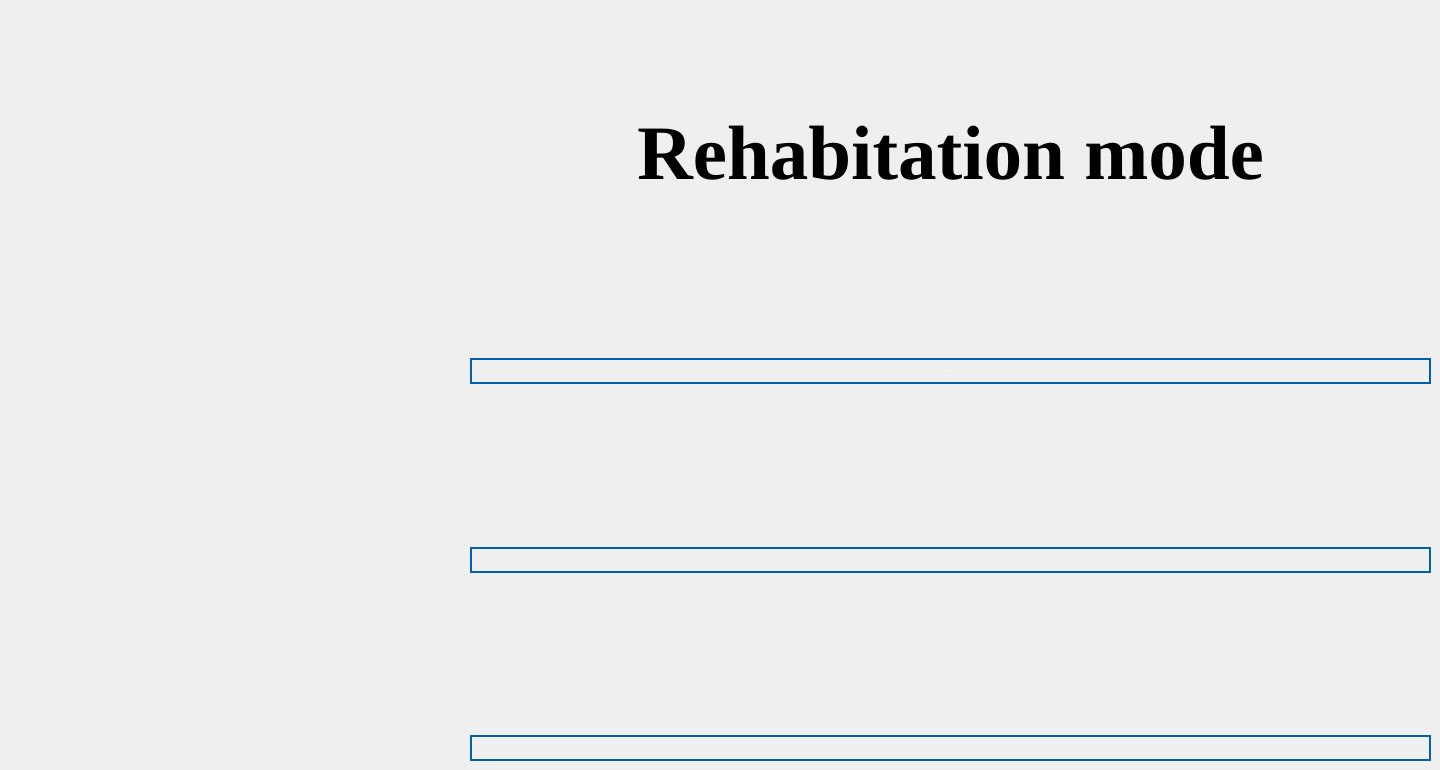
       <widget class="QWidget" name="page_4">
        <widget class="QWidget" name="verticalLayoutWidget_3">
         <property name="geometry">
          <rect>
           <x>470</x>
           <y>110</y>
           <width>961</width>
           <height>651</height>
          </rect>
         </property>
         <layout class="QVBoxLayout" name="verticalLayout">
          <item>
           <widget class="QLabel" name="label_4">
            <property name="font">
             <font>
              <family>Times New Roman</family>
              <pointsize>58</pointsize>
              <weight>75</weight>
              <bold>true</bold>
             </font>
            </property>
            <property name="layoutDirection">
             <enum>Qt::LeftToRight</enum>
            </property>
            <property name="text">
             <string>Rehabitation mode</string>
            </property>
            <property name="alignment">
             <set>Qt::AlignCenter</set>
            </property>
           </widget>
          </item>
          <item>
           <spacer name="verticalSpacer_4">
            <property name="orientation">
             <enum>Qt::Vertical</enum>
            </property>
            <property name="sizeHint" stdset="0">
             <size>
              <width>20</width>
              <height>40</height>
             </size>
            </property>
           </spacer>
          </item>
          <item>
           <widget class="QPushButton" name="pushButton_7">
            <property name="font">
             <font>
              <family>Arial</family>
              <pointsize>-1</pointsize>
              <weight>75</weight>
              <italic>false</italic>
              <bold>true</bold>
             </font>
            </property>
            <property name="autoFillBackground">
             <bool>false</bool>
            </property>
            <property name="styleSheet">
             <string notr="true">QPushButton {
    color:  #ffffff;
    background-color: qlineargradient(
        x1: 0, y1: 0, x2: 0, y2: 1,
        stop: 0 #00aaff, stop: 1 #005fbb
    );
    border: 2px solid #005faf;
    border-radius: 20px;
    font: bold 48px &quot;Arial&quot;;
    padding: 10px;
}

QPushButton:hover {
    background-color: qlineargradient(
        x1: 0, y1: 0, x2: 0, y2: 1,
        stop: 0 #007acc, stop: 1 #003f7f
    );
}

QPushButton:pressed {
    background-color: #003f7f;
}
</string>
            </property>
            <property name="inputMethodHints">
             <set>Qt::ImhNone</set>
            </property>
            <property name="text">
             <string>Auto Speed Control</string>
            </property>
            <property name="autoDefault">
             <bool>false</bool>
            </property>
            <property name="default">
             <bool>false</bool>
            </property>
            <property name="flat">
             <bool>false</bool>
            </property>
           </widget>
          </item>
          <item>
           <spacer name="verticalSpacer_5">
            <property name="orientation">
             <enum>Qt::Vertical</enum>
            </property>
            <property name="sizeHint" stdset="0">
             <size>
              <width>20</width>
              <height>40</height>
             </size>
            </property>
           </spacer>
          </item>
          <item>
           <widget class="QPushButton" name="pushButton_8">
            <property name="font">
             <font>
              <family>Arial</family>
              <pointsize>-1</pointsize>
              <weight>75</weight>
              <italic>false</italic>
              <bold>true</bold>
             </font>
            </property>
            <property name="autoFillBackground">
             <bool>false</bool>
            </property>
            <property name="styleSheet">
             <string notr="true">QPushButton {
    color:  #ffffff;
    background-color: qlineargradient(
        x1: 0, y1: 0, x2: 0, y2: 1,
        stop: 0 #00aaff, stop: 1 #005fbb
    );
    border: 2px solid #005faf;
    border-radius: 20px;
    font: bold 48px &quot;Arial&quot;;
    padding: 10px;
}

QPushButton:hover {
    background-color: qlineargradient(
        x1: 0, y1: 0, x2: 0, y2: 1,
        stop: 0 #007acc, stop: 1 #003f7f
    );
}

QPushButton:pressed {
    background-color: #003f7f;
}
</string>
            </property>
            <property name="inputMethodHints">
             <set>Qt::ImhNone</set>
            </property>
            <property name="text">
             <string>Fixed Control</string>
            </property>
            <property name="autoDefault">
             <bool>false</bool>
            </property>
            <property name="default">
             <bool>false</bool>
            </property>
            <property name="flat">
             <bool>false</bool>
            </property>
           </widget>
          </item>
          <item>
           <spacer name="verticalSpacer_6">
            <property name="orientation">
             <enum>Qt::Vertical</enum>
            </property>
            <property name="sizeHint" stdset="0">
             <size>
              <width>20</width>
              <height>40</height>
             </size>
            </property>
           </spacer>
          </item>
          <item>
           <widget class="QPushButton" name="pushButton_6">
            <property name="font">
             <font>
              <family>Arial</family>
              <pointsize>-1</pointsize>
              <weight>75</weight>
              <italic>false</italic>
              <bold>true</bold>
             </font>
            </property>
            <property name="autoFillBackground">
             <bool>false</bool>
            </property>
            <property name="styleSheet">
             <string notr="true">QPushButton {
    color:  #ffffff;
    background-color: qlineargradient(
        x1: 0, y1: 0, x2: 0, y2: 1,
        stop: 0 #00aaff, stop: 1 #005fbb
    );
    border: 2px solid #005faf;
    border-radius: 20px;
    font: bold 48px &quot;Arial&quot;;
    padding: 10px;
}

QPushButton:hover {
    background-color: qlineargradient(
        x1: 0, y1: 0, x2: 0, y2: 1,
        stop: 0 #007acc, stop: 1 #003f7f
    );
}

QPushButton:pressed {
    background-color: #003f7f;
}
</string>
            </property>
            <property name="inputMethodHints">
             <set>Qt::ImhNone</set>
            </property>
            <property name="text">
             <string>Reverse Control</string>
            </property>
            <property name="autoDefault">
             <bool>false</bool>
            </property>
            <property name="default">
             <bool>false</bool>
            </property>
            <property name="flat">
             <bool>false</bool>
            </property>
           </widget>
          </item>
         </layout>
        </widget>
       </widget>
